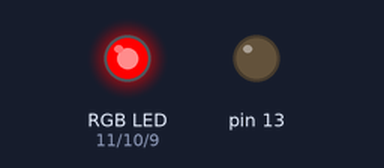
A program run on a simulated Arduino Uno, built with avr-gcc and run on an emulated ATmega328P. Shown: an RGB LED mixed from three pins (HIGH = lit), output pins drawn as LEDs (lit = HIGH).

Above: at 0.5 s.
At 1.5 s:
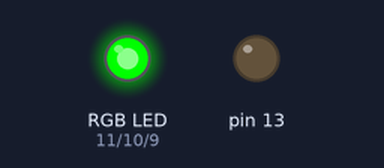
At 2.5 s:
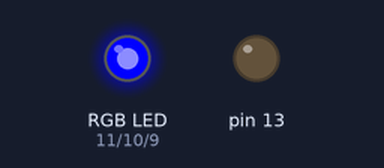
At 3.5 s:
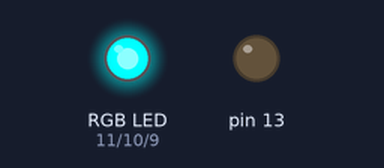
Timing chart, 0 to 5.2 s (numbered marks = the images above):
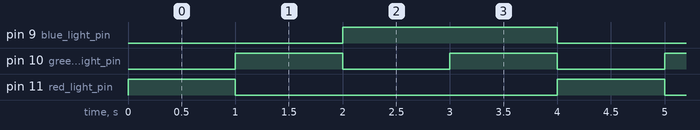

Measured:
- by itself, pin 9 (blue_light_pin): alternates HIGH for 2.0 s and LOW for 2.0 s
- by itself, pin 10 (green_light_pin): alternates HIGH for 1.0 s and LOW for 1.0 s
- by itself, pin 11 (red_light_pin): alternates HIGH for 1.0 s and LOW for 3.0 s

The program:

main.cpp
```cpp
#include <Arduino.h>
int red_light_pin= 11;
int green_light_pin = 10;
int blue_light_pin = 9;
void setup() {
  pinMode(13,1);
  pinMode(red_light_pin, OUTPUT);
  pinMode(green_light_pin, OUTPUT);
  pinMode(blue_light_pin, OUTPUT);
}

void RGB_color(int red_light_value, int green_light_value, int blue_light_value)
 {
  analogWrite(red_light_pin, red_light_value);
  analogWrite(green_light_pin, green_light_value);
  analogWrite(blue_light_pin, blue_light_value);
}

void aloop() {
  digitalWrite(13,1);
  RGB_color(255, 0, 0); // Red
  delay(500);
  RGB_color(0, 255, 0); // Green
  delay(500);
  RGB_color(0, 0, 255); // Blue
  delay(500);
  RGB_color(255, 255, 125); // Raspberry
  delay(500);
  RGB_color(0, 255, 255); // Cyan
  delay(500);
  RGB_color(255, 0, 255); // Magenta
  delay(500);
  RGB_color(255, 255, 0); // Yellow
  delay(500);
  RGB_color(255, 255, 255); // White
  delay(500);
  //RGB_color(random(0,255),random(0,255),random(0,255));
  RGB_color(255,0,0);
  delay(500);
  digitalWrite(13,0);delay(15);
  //delay(1000);

}

void loop() {
  RGB_color(255,0,0);
  delay(1000);
  RGB_color(0,255,0);
  delay(1000);
  RGB_color(0,0,255);
  delay(1000);
  RGB_color(0,255,255);
  delay(1000);

}
```
